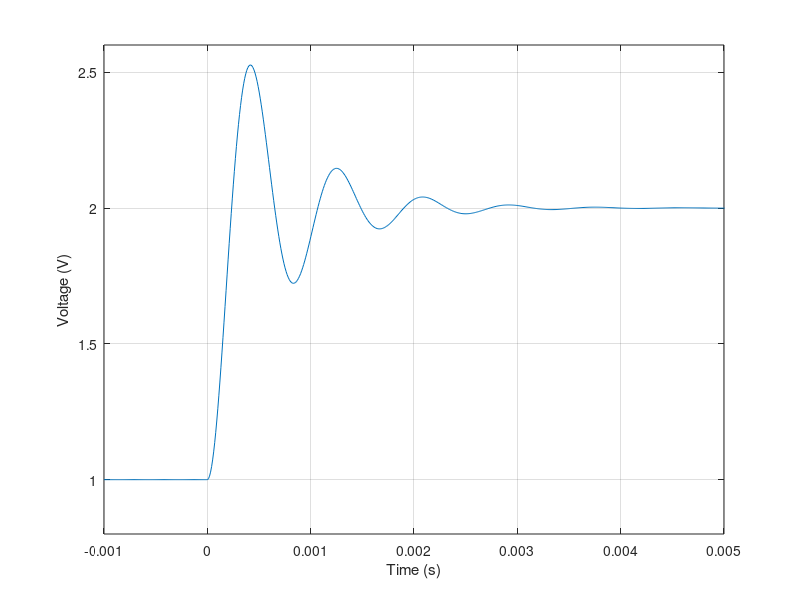

Write the MATLAB code that produced this figure. (Note: this script raises an error after producing the figure.)
% Get all that nasty shit outta here
close all; clear; clc;

% Insert that shit into my workspace
load('HW7_Problem1.mat')

% % Massage that shit
% ssVal = Voltage(find(t > .004));
% initVal = find(t<0);
% Voltage(initVal) = 1;

% Plot that shit
figure('Name','Raw Data')
plot(t,Voltage)
ylim([.8 2.6])
xlim([-1 5].*.001)
grid on
xlabel('Time (s)')
ylabel('Voltage (V)')

% Display that useful shit
disp(stepinfo(Voltage,t))

% Find those spikey bois
[peakVals,locs] = findpeaks(-1*Voltage);

% Linearize that decaying shit
tLin = t(locs(1:3));
linVals = -log(Voltage(locs(1:3))) ./ tLin;
figure('Name','Linear')
plot(tLin,linVals,'.','MarkerSize',12)

coeff = polyfit(tLin,linVals,1);
linfit = polyval(coeff,tLin);
hold on; plot(tLin,linfit,'r','LineWidth',2)
fprintf('Slope of the line: %5.3e\n',coeff(1))

% K = 1;
% A = 1;
% wd = 14920;
% % z = sqrt(1-(wd/wn)^2);
% 
% F = @(x,t) K*A - (K*A)*exp(-x(1)*x(2)*t)*((x(1)/sqrt(1-x(1)^2))*sin(wd*t)*cos(wd*t));
% x0 = [1,1];
% 
% x = lsqcurvefit(F,x0,t,Voltage)








